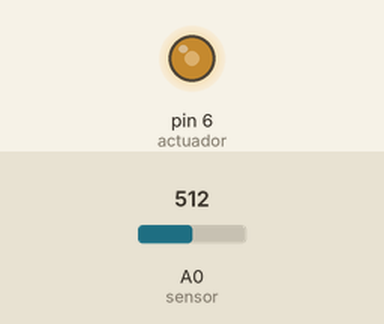
The sketch below on a simulated Arduino Uno, built with avr-gcc and run on an emulated ATmega328P. On the bench: output pins drawn as LEDs (lit = HIGH). The inputs (shaded band) are chosen by the test bench; at power-on: A0 (sensor) = 512.

Above: at 1.8 s.
1.9 s: A0 (sensor) set to 716
At 3.2 s:
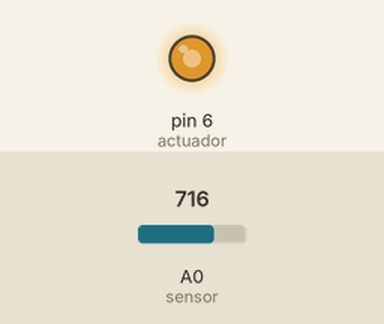
3.5 s: A0 (sensor) set to 900
At 4.9 s:
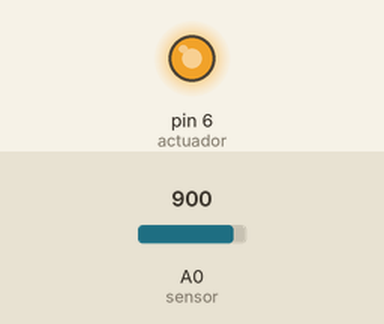
5.5 s: A0 (sensor) set to 122
At 6.4 s:
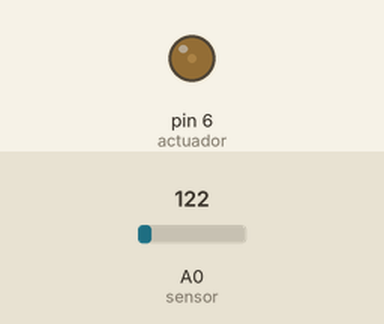
7.5 s: A0 (sensor) set to 0
At 9.2 s:
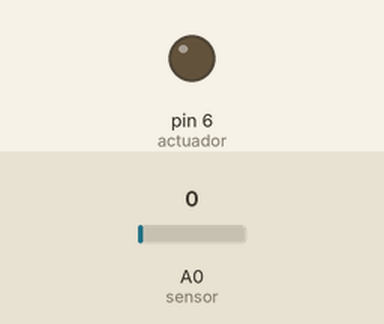
9.5 s: A0 (sensor) set to 511
At 10.7 s:
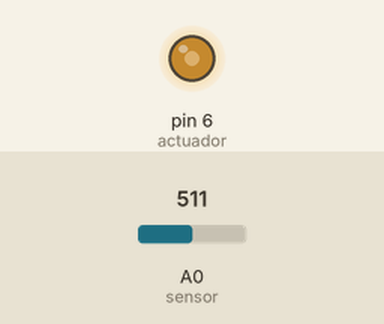
Timing chart, 0 to 12.5 s (numbered marks = the images above; inputs shaded):
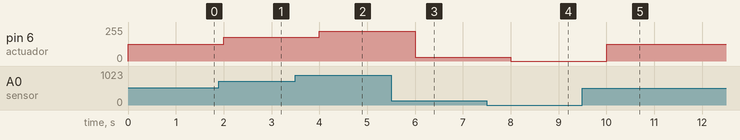

Measured:
- after the input at 1.9 s, pin 6 (actuador): 127/255 → 178/255 after 0.10 s
- after the input at 3.5 s, pin 6 (actuador): 178/255 → 224/255 after 0.50 s
- after the input at 5.5 s, pin 6 (actuador): 224/255 → 30/255 after 0.50 s
- after the input at 7.5 s, pin 6 (actuador): 30/255 → 0/255 after 0.50 s
- after the input at 9.5 s, pin 6 (actuador): 0/255 → 127/255 after 0.50 s

The sketch:

p7.ino
```cpp
int sensor = A0;
int actuador = 6;

setup(){
    Serial.begin(9600);
}

int v;

loop(){
    v = analogRead(sensor);
    v = map(v, 0, 1023, 0, 255);
    analogWrite(actuador, v);
    delay(1000);
}
```
